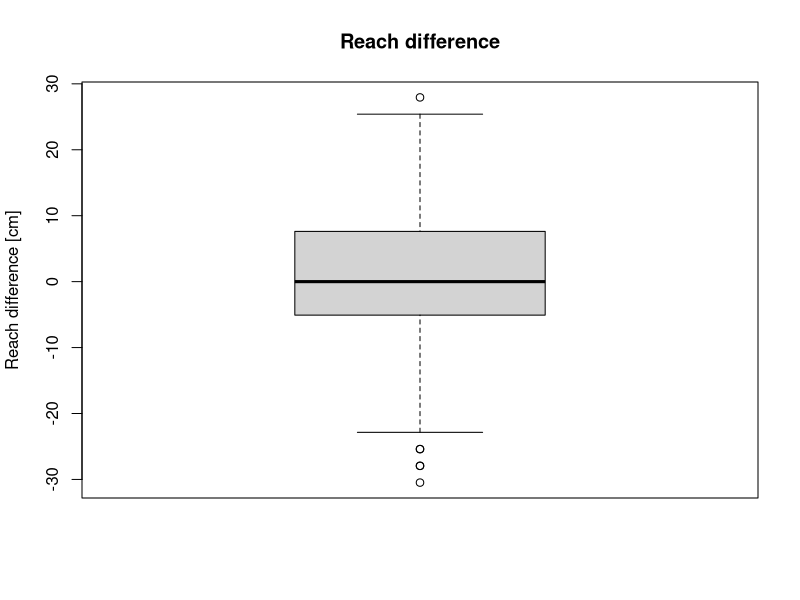
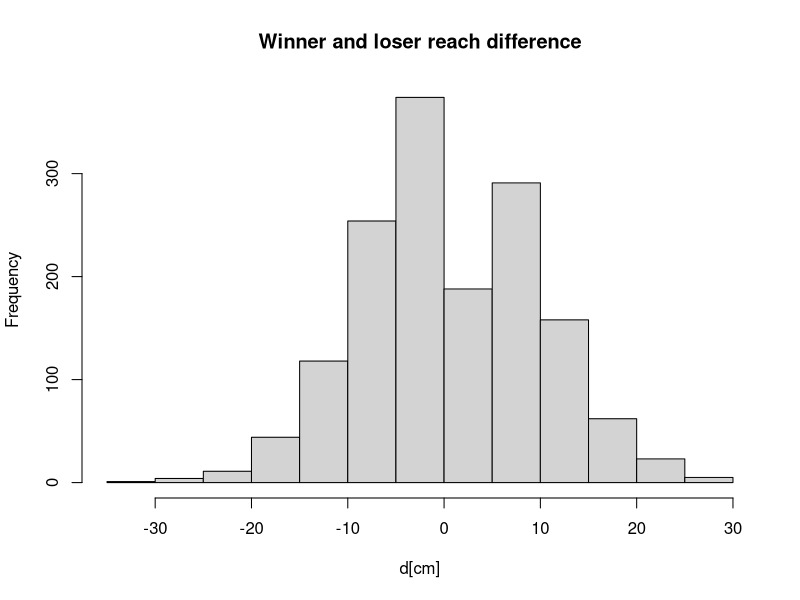
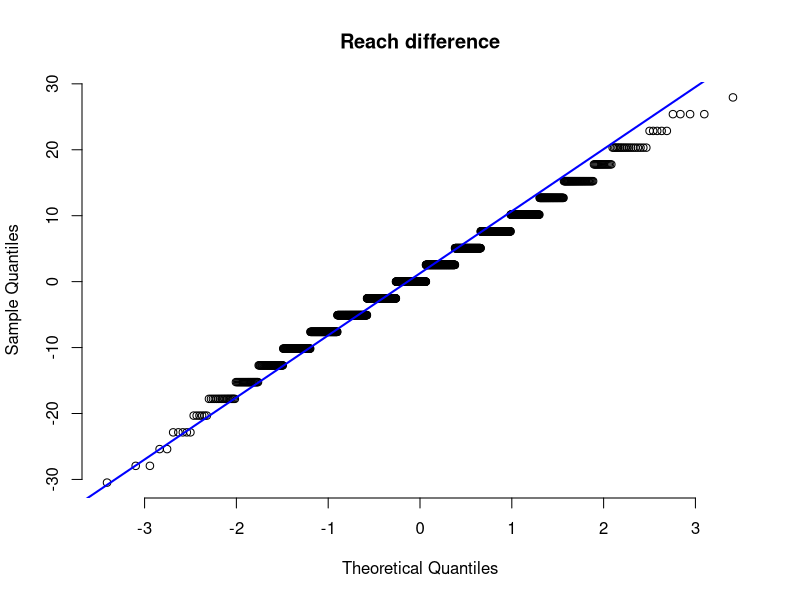
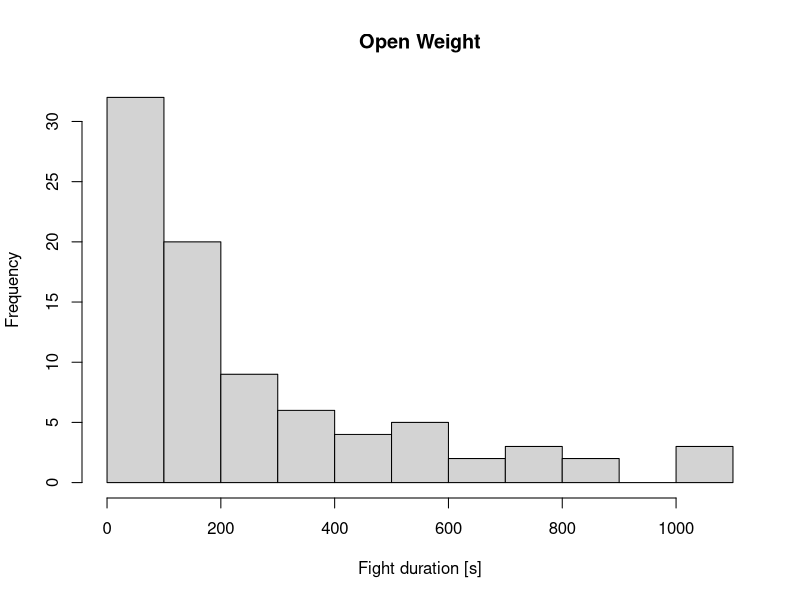
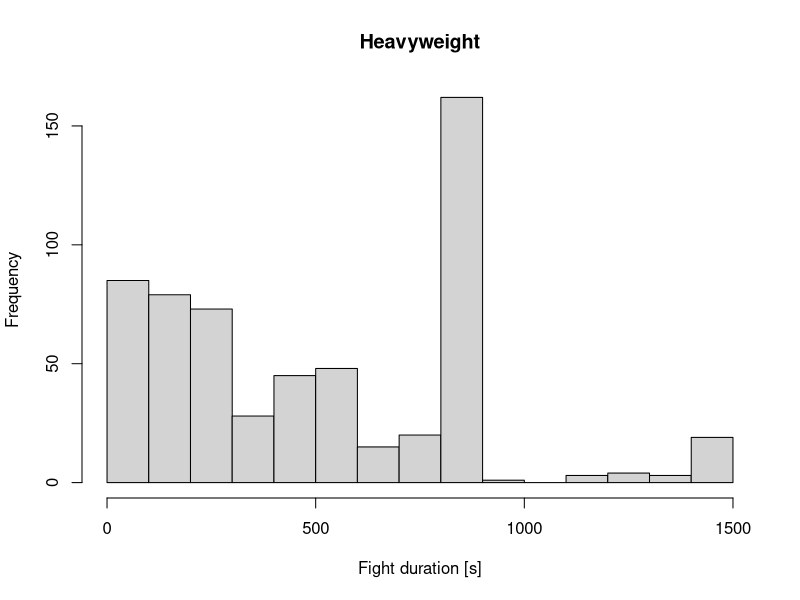
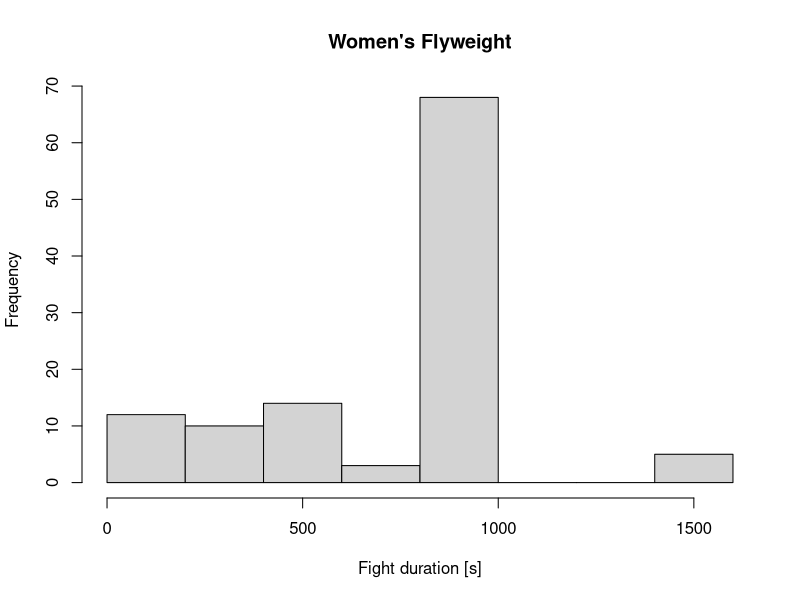
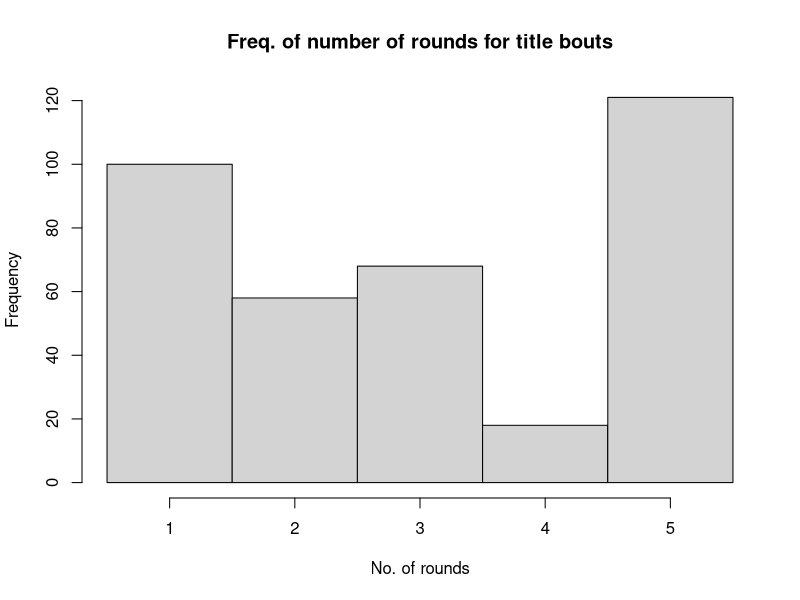
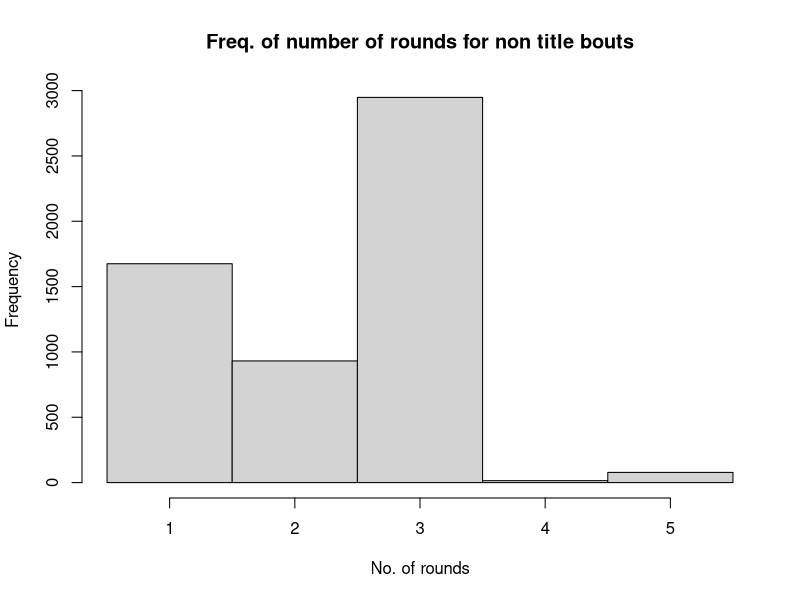

Source code (R) for these figures, in order:
## ---- chunk 1
library(knitr)
knitr::opts_chunk$set(tidy.opts=list(width.cutoff=80), tidy=TRUE)
## ---- chunk 2
total_fight_data = read.csv('../total_fight_data.csv', sep=';')
dim(total_fight_data)

## ---- chunk 3
fighter_details = read.csv('../fighter_details.csv', sep=',')
dim(fighter_details)
## ---- chunk 4
all <- merge(total_fight_data, fighter_details, by.x='R_fighter', by.y='fighter_name', all.x = TRUE)
all <- merge(all, fighter_details, by.x='B_fighter', by.y='fighter_name', 
             all.x = TRUE, suffixes = c('.r','.b'))
## ---- chunk 5
dim(all)
## ---- chunk 6

# Pretvaranje in u cm
all$Height_cm.b = sapply(strsplit(as.character(all$Height.b),"'|\""),
        function(x){30.48*as.numeric(x[1]) + 2.54*as.numeric(x[2])})

## ---- chunk 7
all$Height_cm.r = sapply(strsplit(as.character(all$Height.r),"'|\""),
        function(x){30.48*as.numeric(x[1]) + 2.54*as.numeric(x[2])})

all$Reach_cm.b = sapply(strsplit(as.character(all$Reach.b),"'|\""),
        function(x){2.54*as.numeric(x[1])})

all$Reach_cm.r = sapply(strsplit(as.character(all$Reach.r),"'|\""),
        function(x){2.54*as.numeric(x[1])})
## ---- chunk 8
# Pretvaranje lbs u kg 
all$Weight_kg.b = sapply(strsplit(as.character(all$Weight.b)," "),
        function(x){0.453592*as.numeric(x[1])})

all$Weight_kg.r = sapply(strsplit(as.character(all$Weight.r)," "),
        function(x){0.453592*as.numeric(x[1])})
## ---- chunk 9
# Micanje redaka koji imaju NA reach
all_without_na_in_reach <- subset(all, !is.na(Reach_cm.b))
all_without_na_in_reach <- subset(all_without_na_in_reach, !is.na(Reach_cm.r))
## ---- chunk 10
# Samo borbe koje su završile knockout-om
all_only_knockouts = subset(all_without_na_in_reach, all_without_na_in_reach$win_by=="KO/TKO")
## ---- chunk 11
# Računanje razlike dosega pobjednika i gubitnika
d = c()
for (i in 1:nrow(all_only_knockouts)) {
  row = all_only_knockouts[i,]
  diff = row$Reach_cm.r - row$Reach_cm.b
  if (row$Winner == row$R_fighter) {
    d = append(d, diff)
  } else {
    d = append(d, -diff)
  }
}

summary(d)
## ---- chunk 12
boxplot(d, ylab='Reach difference [cm]', main='Reach difference')
## ---- chunk 13
hist(d, main = 'Winner and loser reach difference', xlab = 'd[cm]')
## ---- chunk 14
qqnorm(d, pch=1, frame=FALSE, main = 'Reach difference')
qqline(d, col='blue', lwd=2)
## ---- chunk 15
t.test(d, alternative='greater', mu=0, conf.level=0.95)
## ---- chunk 16
# Funkcija za pretvorbu formata "3 Rnd (5-5-5)" u vektor integera [5 5 5] 
parse_format <- function(format){
  if (format == "No Time Limit"){
    return("No Time Limit")
  }
  format = substring(format, 1, nchar(format)-1)
  format = unlist(strsplit(format, "(", fixed=TRUE))
  format = unlist(strsplit(format[2], '-', fixed=TRUE))
  return(as.integer(format))
}

# Funkcija za pretvorbu vremena iz formata "m:s" u sekunde
convert_string_time_to_seconds <- function(time){
  time = unlist(strsplit(time, ":", fixed=TRUE))
  time = as.integer(time[1])*60 + as.integer((time[2]))
  return (time)
}
## ---- chunk 17
# Računanje ukupnog trajanja borbe
fight_length <- function(parsed_format, last_round, last_round_time){
  if (parsed_format[1] == "No Time Limit"){
    return (convert_string_time_to_seconds(last_round_time))
  }
  if (last_round == 1){
    return(convert_string_time_to_seconds(last_round_time))
  }
  total_time = 0
  for (i in 1:(last_round-1)){
    total_time = total_time + parsed_format[i]*60
  }
  
  total_time = total_time + convert_string_time_to_seconds(last_round_time)
  return(total_time)
}

# Na temelju retka računanje ukupnog trajanja borbe
time_from_row <- function(row){
  parsed_format = parse_format(row$Format)
  last_round = row$last_round
  last_round_time = row$last_round_time
  return (fight_length(parsed_format, last_round, last_round_time))
}

# Računanje vektora trajanja borbe za svaki redak tablice
dur = c()
for (i in 1:nrow(all)){
  dur = append(dur, time_from_row(all[i,]))
}

# Dodavanje stupca ukupnog trajanja borbe u sekundama
all$Fight_duration_s <- dur
## ---- chunk 18
# Grupiranje po kategorijama (odvojeno po spolu)
men_classes = c('Light Heavyweight',  'Open Weight', 'Lightweight', 'Heavyweight', 
                'Featherweight', 'Bantamweight', 'Welterweight', 'Middleweight', 
                'Flyweight')
women_classes = c("Women's Bantamweight", "Women's Strawweight", 
                  "Women's Featherweight", "Women's Flyweight")

# Funkcija za string s vraća TRUE ako sadrži neku od prije navedenih klasa (men_classes, women_classes)
filter_not_in_classes <- function(s){
  for (w in women_classes){
    if (grepl(w, s)) {
      return(TRUE)
    }
  }
  for (m in men_classes) {
    if (grepl(m, s)) {
      return(TRUE)
    }
  }
  return(FALSE)
}

# Funkcija za string s vraća kategoriju iz men_classes ili women_classes koju sadrži 
check_which_class <- function(s){
  for (w in women_classes){
    if (grepl(w, s)) {
      return(w)
    }
  }
  for (m in men_classes) {
    if (grepl(m, s)) {
      return(m)
    }
  }
}

# Svi tipovi borbi koje ne znamo grupirati u kategorije po težini i spolu
ignore_fight_types = c()
categories = unique(all$Fight_type)
for (category in categories) {
  if (!filter_not_in_classes(category)) {
    ignore_fight_types = append(ignore_fight_types, category)
  }
}

ignore_fight_types
## ---- chunk 19
# Iz cijelog skupa podataka mičemo borbe čiji je fight_type unutar vektora ignore_fight_types
all_without_unknown_weight_classes = subset(all, !(Fight_type %in% ignore_fight_types))
## ---- chunk 20
# Dodavanje stupca sa kategorijom
weight_class = c()
for (i in 1:nrow(all_without_unknown_weight_classes)) {
  weight_class = append(weight_class, check_which_class(all_without_unknown_weight_classes[i,]$Fight_type))
}
all_without_unknown_weight_classes$weight_class = weight_class
## ---- chunk 21
require(nortest)
## ---- chunk 22
lillie.test(all_without_unknown_weight_classes$Fight_duration_s[weight_class == "Open Weight"])
## ---- chunk 23
# weight_classes = c(men_classes, women_classes)
hist(all_without_unknown_weight_classes$Fight_duration_s[all_without_unknown_weight_classes$weight_class == "Open Weight"], 
     xlab="Fight duration [s]", main="Open Weight")
hist(all_without_unknown_weight_classes$Fight_duration_s[all_without_unknown_weight_classes$weight_class == "Heavyweight"], 
     xlab="Fight duration [s]", main="Heavyweight")
hist(all_without_unknown_weight_classes$Fight_duration_s[all_without_unknown_weight_classes$weight_class == "Women's Flyweight"], 
     xlab="Fight duration [s]", main="Women's Flyweight")

## ---- chunk 24
table(all_without_unknown_weight_classes$weight_class)
## ---- chunk 25
kruskal.test(Fight_duration_s~weight_class, data=all_without_unknown_weight_classes)
## ---- chunk 26
# Funkcija koja vraća TRUE ako se "title" nalazi u stringu s
is_title_bout <- function(s) {
  return(grepl('title', s, ignore.case=TRUE))
}

# Vektor koji sadrži TRUE ako je borba u retku borba za titulu
title_bout_vector = c()
for (i in (1:nrow(all))) {
  title_bout_vector = append(title_bout_vector, is_title_bout(all[i,]$Fight_type))
}

# Vektor broja rundi za borbe za titulu
title_bouts_last_round = all[title_bout_vector,]$last_round

# Vektor broja rundi za borbe koje nisu za titulu
non_title_bouts_last_round = all[!title_bout_vector,]$last_round
## ---- chunk 27
hist(title_bouts_last_round, breaks=seq(min(title_bouts_last_round)-0.5, max(title_bouts_last_round)+0.5, by=1), 
     main="Freq. of number of rounds for title bouts", xlab="No. of rounds")
hist(non_title_bouts_last_round, breaks=seq(min(non_title_bouts_last_round)-0.5, max(non_title_bouts_last_round)+0.5, by=1), 
     main="Freq. of number of rounds for non title bouts", xlab="No. of rounds")
## ---- chunk 28
lillie.test(non_title_bouts_last_round)
lillie.test(title_bouts_last_round)
## ---- chunk 29
wilcox.test(title_bouts_last_round, non_title_bouts_last_round, alternative='greater', conf.level=0.9)
## ---- chunk 30
# Funkcija za određivanje spola boraca (preko kategorije)
male_or_female = c()
for (i in 1:nrow(all_without_unknown_weight_classes)) {
  if (all_without_unknown_weight_classes[i,]$weight_class %in% men_classes) {
    male_or_female = append(male_or_female, 'male')
  } else {
    male_or_female = append(male_or_female, 'female')  
  }
}

# Dodavanje stupca spola
all_without_unknown_weight_classes$male_or_female = male_or_female
## ---- chunk 31
# Dodavanje spola u fighter_details tablicu
total_gender_vector = c()
for (i in 1:nrow(fighter_details)) {
  gender_vector = all_without_unknown_weight_classes[fighter_details[i,]$fighter_name == all_without_unknown_weight_classes$B_fighter 
                                                | fighter_details[i,]$fighter_name == all_without_unknown_weight_classes$R_fighter,]$male_or_female
  if (length(gender_vector) == 0) {
    total_gender_vector = append(total_gender_vector, NA)
  } else {
    total_gender_vector = append(total_gender_vector, gender_vector[1])
  }
}

fighter_details$gender = total_gender_vector
## ---- chunk 32
# Pretvorba in u cm za visinu borca
fighter_details$Height_cm = sapply(strsplit(as.character(fighter_details$Height),"'|\""),
        function(x){30.48*as.numeric(x[1]) + 2.54*as.numeric(x[2])})
## ---- chunk 33
female_heights = subset(fighter_details, gender == 'female')$Height_cm
male_heights = subset(fighter_details, gender == 'male')$Height_cm
hist(female_heights, main="Female heights", xlab="Height[cm]")
hist(male_heights, main="Male heights", xlab="Height[cm]")

## ---- chunk 34
# Određivanje medijana visine za mušku i žensku populaciju
male_median_height = median(male_heights, na.rm=TRUE)
female_median_height = median(female_heights, na.rm=TRUE)

# Određivanje kategorije visine po spolu (short za visine ispod mediana, tall za visine iznad mediana)
height_category = c()
for (i in 1:nrow(fighter_details)){
  if (is.na(fighter_details[i,]$Height_cm) | is.na(fighter_details[i,]$gender)) {
      height_category = append(height_category, NA)
      next
  }
  else {
    if (fighter_details[i,]$gender == "male"){
      if (fighter_details[i,]$Height_cm >= male_median_height){
        height_category = append(height_category, "tall")
      }
      else{
        height_category = append(height_category, "short")
      }
    }else{
      if (fighter_details[i,]$Height_cm >= female_median_height){
        height_category = append(height_category, "tall")
      }
      else{
        height_category = append(height_category, "short")
      }
    }
  }
}

# Dodavanje stupca kategorije visine
fighter_details$height_category = height_category
## ---- chunk 35
# Određivanje postotka putem submissiona za svakog borca
win_rate_by_submission = c()
for (i in (1:nrow(fighter_details))) {
  fn = fighter_details[i,]$fighter_name
  wins = subset(all_without_unknown_weight_classes, Winner==fn)
  n = nrow(wins)
  if (n == 0){
    win_rate = NA
  } else {
    won_by_submission = subset(wins, win_by=='Submission')
    s = nrow(won_by_submission)
    win_rate = s / n
  }
  win_rate_by_submission = append(win_rate_by_submission, win_rate)
}

# Dodavanje stupca postotka pobjede putem submissiona
fighter_details$win_rate_by_submission = win_rate_by_submission
## ---- chunk 36
# Vektor postotaka pobjede putem submissiona za niske borce
short_winners = subset(fighter_details, height_category=='short' &
                         !is.na(win_rate_by_submission))$win_rate_by_submission
# Vektori postotaka pobjede putem submissiona za visoke borce
tall_winners = subset(fighter_details, height_category=='tall' & 
                        !is.na(win_rate_by_submission))$win_rate_by_submission

hist(short_winners, main="Freq. of short fighters submission win rate", xlab="Win rate by submission")
hist(tall_winners, main="Freq. of tall fighters submission win rate", xlab="Win rate by submission")
## ---- chunk 37
wilcox.test(tall_winners, short_winners, alternative='less', conf.level=0.9)
## ---- chunk 38
# short_winners_without_outliers = short_winners[short_winners != 0 & short_winners != 1]
# tall_winners_without_outliers = tall_winners[tall_winners != 0 & tall_winners != 1]
# hist(short_winners_without_outliers)
# hist(tall_winners_without_outliers)
# wilcox.test(tall_winners_without_outliers, short_winners_without_outliers, alternative='less', conf.level=0.9)
## ---- chunk 39
# Određivanje postotka pobjede putem knockout-a za svakog borca
win_rate_by_ko = c()
for (i in (1:nrow(fighter_details))) {
  fn = fighter_details[i,]$fighter_name
  wins = subset(all_without_unknown_weight_classes, Winner==fn)
  n = nrow(wins)
  if (n == 0){
    win_rate = NA
  } else {
    wins_by_ko = subset(wins, win_by=='KO/TKO')
    s = nrow(wins_by_ko)
    win_rate = s / n
  }
  win_rate_by_ko = append(win_rate_by_ko, win_rate)
}

# Dodavanje stupca sa postotkom pobjede putem knockout-a
fighter_details$win_rate_by_ko = win_rate_by_ko
## ---- chunk 40
female_ko_winners = subset(fighter_details, gender=='female' & !is.na(win_rate_by_ko))$win_rate_by_ko
male_ko_winners = subset(fighter_details, gender=='male' & !is.na(win_rate_by_ko))$win_rate_by_ko

hist(female_ko_winners, main="Freq. of female fighters knockout win rate", xlab="Win rate by knockout")
hist(male_ko_winners, main="Freq. of male fighters knockout win rate", xlab="Win rate by knockout")
## ---- chunk 41
wilcox.test(male_ko_winners, female_ko_winners, alternative='greater', conf.level=0.9)
## ---- chunk 42
# male_ko_winners_without_outliers = male_ko_winners[male_ko_winners != 0 & male_ko_winners != 1]
# female_ko_winners_without_outliers = female_ko_winners[female_ko_winners != 0 & female_ko_winners != 1]
# 
# hist(male_ko_winners_without_outliers)
# hist(female_ko_winners_without_outliers)
# 
# wilcox.test(male_ko_winners_without_outliers, female_ko_winners_without_outliers, alternative='less', conf.level = 0.9)
# wilcox.test(male_ko_winners_without_outliers, female_ko_winners_without_outliers, alternative='greater', conf.level = 0.9)
## ---- chunk 43
# Odredivanje broja pobjeda i broja pobjeda putem knockout-a za borce
total_wins = c()
total_wins_by_ko = c()
for (i in (1:nrow(fighter_details))) {
  fn = fighter_details[i,]$fighter_name
  wins = subset(all, Winner==fn)
  wins_by_ko = subset(wins, win_by=='KO/TKO')
  total_wins = append(total_wins, nrow(wins))
  total_wins_by_ko = append(total_wins_by_ko, nrow(wins_by_ko))
}

# Dodavanje stupaca ukupnih pobjeda, ukupnih pobjeda putem knockout-a i ukupnih pobjeda bez knockout-a
fighter_details$total_wins = total_wins
fighter_details$total_wins_by_ko = total_wins_by_ko
fighter_details$total_wins_without_ko = total_wins - total_wins_by_ko

table(fighter_details$Stance)
## ---- chunk 44
fighter_details_known_stance = subset(fighter_details, Stance != '' & Stance!='Open Stance' & Stance != 'Sideways')

library(dplyr)
library(data.table)
stance_table <- fighter_details_known_stance %>% 
  group_by(Stance) %>% 
  summarise(total_wins_by_ko = sum(total_wins_by_ko), total_wins_without_ko = sum(total_wins_without_ko)) %>%
  setDT()
## ---- chunk 45
stance_table
## ---- chunk 46
# Moramo maknuti Stance jer je u tablici to predstavljeno kao zavisna varijabla, a zapravo je nezavisna
stance_table = select(stance_table, -Stance)
## ---- chunk 47
chisq.test(stance_table, correct=FALSE)
## ---- chunk 48
# Računanje trenutne dobi oba borca na datum borbe
library(lubridate)
current_age_blue = c()
current_age_red = c()
fight_date = mdy(all_without_unknown_weight_classes[1,]$date) #converting string to date
red_date_of_birth = mdy(all_without_unknown_weight_classes[1,]$DOB.r)
age = fight_date - red_date_of_birth
for (i in (1:nrow(all_without_unknown_weight_classes))){
  fight_date = mdy(all_without_unknown_weight_classes[i,]$date)
  red_date_of_birth = mdy(all_without_unknown_weight_classes[i,]$DOB.r)
  blue_date_of_birth = mdy(all_without_unknown_weight_classes[i,]$DOB.b)
  red_age = as.numeric(floor((fight_date - red_date_of_birth)/365))
  blue_age = as.numeric(floor((fight_date - blue_date_of_birth)/365))
  current_age_red = append(current_age_red, red_age)
  current_age_blue = append(current_age_blue, blue_age)
}

# Dodavanje stupca trenutne dobi
all_without_unknown_weight_classes$red_age = current_age_red
all_without_unknown_weight_classes$blue_age = current_age_blue
## ---- chunk 49
# Jedine borbe koje uzimamo u obzir su one sa poznatom tezinskom kategorijom
all_for_logreg = data.frame(all_without_unknown_weight_classes)

# Funkcija za pretvorbu stringa s oblika "x of y" u numeric x
number_before_of <- function(s) {
  first_elem = strsplit(s, " of ", fixed=TRUE)[[1]][1]
  return(as.numeric(first_elem))
}
## ---- chunk 50
# Pretvorba stupaca iz oblika "x of y" u "x"
all_for_logreg$r_sig_str = sapply(all_for_logreg$R_SIG_STR., number_before_of)
all_for_logreg$b_sig_str = sapply(all_for_logreg$B_SIG_STR., number_before_of)
all_for_logreg$r_total_str = sapply(all_for_logreg$R_TOTAL_STR., number_before_of)
all_for_logreg$b_total_str = sapply(all_for_logreg$B_TOTAL_STR., number_before_of)

to_transform_colnames <- c("R_TD", "B_TD", "R_HEAD", "B_HEAD", "R_BODY", "B_BODY", "R_LEG", "B_LEG", "R_DISTANCE", "B_DISTANCE", "R_CLINCH", "B_CLINCH", "R_GROUND", "B_GROUND")
for (column in to_transform_colnames) {
  new_column_name = tolower(column)
  all_for_logreg[,new_column_name] = sapply(all_for_logreg[,column], number_before_of)
}

# Dodavanje indikatorske varijable o pobjedi crvenog borca
all_for_logreg$red_is_winner = as.numeric(all_for_logreg$R_fighter == all_for_logreg$Winner)
## ---- chunk 51
# Funkcija za pretvaranje stringa s oblika "x%" u numeric "x/100"
number_before_percent <- function(s) {
  return (as.numeric(sub("%","",s))/100)
}

# Pretvorba stupaca iz oblika "x%" u numeric "x/100"
to_transform_colnames = c("Str_Def.r", "Str_Def.b", "Str_Acc.r", "TD_Acc.r", "TD_Def.r", "Str_Def.b", "Str_Acc.b", "TD_Acc.b", "TD_Def.b")
for (column in to_transform_colnames) {
  new_column_name = tolower(column)
  all_for_logreg[,new_column_name] = suppressWarnings(sapply(all_for_logreg[,column], number_before_percent))
}

# Uzimamo u obzir samo borce koji imaju stav: "Switch", "Orthodox" i "Southpaw"
all_for_logreg = subset(all_for_logreg, Stance.b=="Switch" | Stance.b == "Orthodox" | Stance.b=="Southpaw")
all_for_logreg = subset(all_for_logreg, Stance.r=="Switch" | Stance.r == "Orthodox" | Stance.r=="Southpaw")

# Pretvaranje logičkog vektora u numerički vektor
all_for_logreg$is_b_southpaw = as.numeric(all_for_logreg$Stance.b == "Southpaw")
all_for_logreg$is_b_orthodox = as.numeric(all_for_logreg$Stance.b == "Orthodox")
all_for_logreg$is_b_switch = as.numeric(all_for_logreg$Stance.b == "Switch")
all_for_logreg$is_r_southpaw = as.numeric(all_for_logreg$Stance.r == "Southpaw")
all_for_logreg$is_r_orthodox = as.numeric(all_for_logreg$Stance.r == "Orthodox")
all_for_logreg$is_r_switch = as.numeric(all_for_logreg$Stance.r == "Switch")
## ---- chunk 52
# Odabrane regresorske varijable i zavisna varijabla
selected_columns = c("R_KD", "B_KD", "R_SUB_ATT", "B_SUB_ATT", "R_REV", "B_REV", "TD_Avg.r", "SLpM.r", "SApM.r", "Sub_Avg.r", "TD_Avg.b", "SLpM.b", "SApM.b", "Sub_Avg.b", "Height_cm.b", "Height_cm.r", "Reach_cm.b", "Reach_cm.r", "Weight_kg.b", "Weight_kg.r", "red_age", "blue_age", "r_sig_str", "b_sig_str", "r_total_str", "b_total_str", "r_td", "b_td", "r_head", "b_head", "r_body", "b_body", "r_leg", "b_leg", "r_distance", "b_distance", "r_clinch", "b_clinch", "r_ground", "b_ground", "str_def.r", "str_acc.r", "td_acc.r", "td_def.r", "str_def.b", "str_acc.b", "td_acc.b", "td_def.b", "red_is_winner", "is_b_southpaw", "is_b_orthodox", "is_r_southpaw", "is_r_orthodox")
variables = selected_columns[selected_columns != "red_is_winner"]
## ---- chunk 53
library(tidyr)
# Iz seta podataka uzimamo samo odabrane regresorske varijable i zavisnu varijablu
logreg_data = subset(all_for_logreg, select=selected_columns)
# Uzimamo samo retke koji nemaju NA vrijednosti unutar odabranih varijabli
logreg_data = logreg_data %>% drop_na()
## ---- chunk 54
require(caret)

# b je formula varijabla_1 + varijabla_2 + ..., pri čemu je varijabla_i unutar 
# skupa odabranih regresorskih varijabli
b <- paste(variables, collapse=' + ')
logreg_mdl = glm(as.formula(paste("red_is_winner ~ ", b)), data=logreg_data, family=binomial())
summary(logreg_mdl)
## ---- chunk 55
# Računanje Rsq
Rsq = 1 - logreg_mdl$deviance/logreg_mdl$null.deviance
Rsq
## ---- chunk 56
# Izrada confusion matrix-a
yhat <- logreg_mdl$fitted.values >= 0.5
tab <- table(logreg_data$red_is_winner, yhat)

tab
## ---- chunk 57
accuracy = sum(diag(tab))/sum(tab)
precision = tab[2,2]/sum(tab[,2])
recall = tab[2,2]/sum(tab[2,])
specificity = tab[1,1]/sum(tab[,1])

accuracy
precision
recall
specificity
## ---- chunk 58
# Izbacivanje nesignifikantnih varijabli
significant_variables = c("R_KD", "B_KD", "R_SUB_ATT", "B_SUB_ATT", "R_REV", "B_REV", 
                          "TD_Avg.r", "red_age", "r_sig_str", "b_sig_str", "r_total_str", 
                          "r_td", "b_td", "r_head", "b_head", "r_distance", "b_distance",
                          "r_clinch", "b_clinch", "td_acc.b")

b <- paste(significant_variables, collapse=' + ')
logreg_mdl_reduced = glm(as.formula(paste("red_is_winner ~ ", b)), data=logreg_data, family=binomial())
summary(logreg_mdl_reduced)
## ---- chunk 59
Rsq = 1 - logreg_mdl_reduced$deviance/logreg_mdl_reduced$null.deviance
Rsq
## ---- chunk 60
yhat <- logreg_mdl_reduced$fitted.values >= 0.5
tab <- table(logreg_data$red_is_winner, yhat)

tab

accuracy = sum(diag(tab))/sum(tab)
precision = tab[2,2]/sum(tab[,2])
recall = tab[2,2]/sum(tab[2,])
specificity = tab[1,1]/sum(tab[,1])

accuracy
precision
recall
specificity
## ---- chunk 61
# Usporedba dva modela
anova(logreg_mdl, logreg_mdl_reduced, test='LRT')
## ---- chunk 62
fighter_details_variables = c("TD_Avg.r", "SLpM.r", "SApM.r", "Sub_Avg.r", "TD_Avg.b", 
                              "SLpM.b", "SApM.b", "Sub_Avg.b", "Height_cm.b", 
                              "Height_cm.r", "Reach_cm.b", "Reach_cm.r", "Weight_kg.b", 
                              "Weight_kg.r", "red_age", "blue_age", "str_def.r", "str_acc.r", 
                              "td_acc.r", "td_def.r", "str_def.b", "str_acc.b", "td_acc.b", 
                              "td_def.b", "red_is_winner", "is_b_southpaw", "is_b_orthodox", 
                              "is_r_southpaw", "is_r_orthodox")
logreg_fighters_data = subset(logreg_data, select = fighter_details_variables)
fighter_details_variables = fighter_details_variables[fighter_details_variables != "red_is_winner"]

b <- paste(fighter_details_variables, collapse=' + ')
logreg_mdl_fighter_details = glm(as.formula(paste("red_is_winner ~ ", b)), 
                                 data=logreg_fighters_data, family=binomial())
summary(logreg_mdl_fighter_details)
## ---- chunk 63
# Računanje Rsq
Rsq = 1 - logreg_mdl_fighter_details$deviance/logreg_mdl_fighter_details$null.deviance
Rsq
## ---- chunk 64
yhat <- logreg_mdl_fighter_details$fitted.values >= 0.5
tab <- table(logreg_fighters_data$red_is_winner, yhat)

tab
## ---- chunk 65
accuracy = sum(diag(tab))/sum(tab)
precision = tab[2,2]/sum(tab[,2])
recall = tab[2,2]/sum(tab[2,])
specificity = tab[1,1]/sum(tab[,1])

accuracy
precision
recall
specificity
